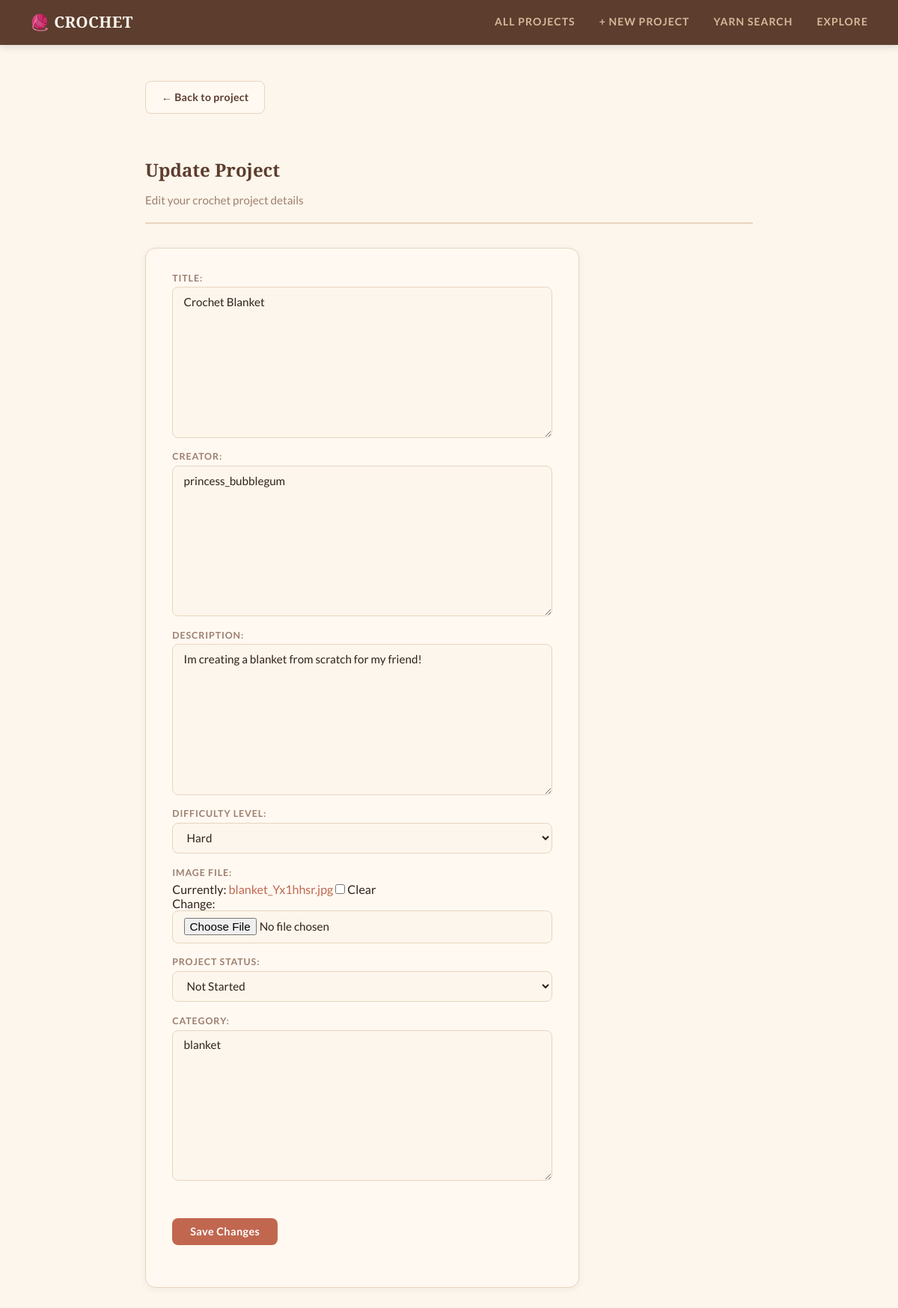
The app's page /crochet/project/1/update/ with its own data.
### crochet/models.py (models this page shows, shortened)
class Project(models.Model):
    title = models.TextField(blank=False)
    creator = models.TextField(blank=False)
    description = models.TextField(blank=False)
    DIFFICULTY_CHOICES = [
        ('easy', 'Easy'),
        ('medium', 'Medium'),
        ('hard', 'Hard'),
    ]
    difficulty_level = models.CharField(max_length=10,choices=DIFFICULTY_CHOICES,default='easy')
    image_file = models.ImageField(blank=True) # so the user can upload an image of their progress
    STATUS_CHOICES = [
    ('not_started', 'Not Started'),
    ('in_progress', 'In Progress'),
    ('completed', 'Completed'),
]
    project_status = models.CharField(max_length=20,choices=STATUS_CHOICES,default='not_started')
    category = models.TextField(blank=True, default='')
    date_created = models.DateTimeField(auto_now=True)
    RATING_CHOICES = [
    (1, '1 Star'),
    (2, '2 Stars'),
    (3, '3 Stars'),
    (4, '4 Stars'),
    (5, '5 Stars'),
    ]
    rating = models.IntegerField(choices=RATING_CHOICES,default=5)

### crochet/views.py (the view, shortened to what this page needs)
# urls.py: path('project/<int:pk>/update/', views.UpdateProjectView.as_view(), name='update-project'),
class UpdateProjectView(UpdateView):
    model = Project
    template_name = 'crochet/update_project.html'
    fields = ['title', 'creator', 'description', 'difficulty_level', 'image_file', 'project_status', 'category']

### crochet/templates/crochet/update_project.html (shortened to what this page needs)
{% extends 'crochet/base.html' %}
{% load static %}
{% block content %}
<a href="{% url 'project-detail' object.pk %}" class="btn btn-secondary">
    ← Back to project
    </a>
    <br><br>
<div class="page-header">
    <h2>Update Project</h2>
    <div class="subtitle">Edit your crochet project details</div>
</div>
<div class="form-card">
    <form method="POST" enctype="multipart/form-data">
        <table>
            {{ form.as_table }}
        </table>
        <div class="action-row" style="margin-top: 1.5rem;">
            <input type="submit" value="Save Changes" class="btn btn-primary">
        </div>
    </form>
</div>
{% endblock %}

### static/styles-for-crochet.css (style rules this page uses)
:root { --cream: #fdf6ec; --warm-white: #fff9f2; --blush: #f2c4a0; --terracotta: #c1674f; --brown: #5c3d2e; --dark-brown: #3b2417; --sage: #7a9e87; --sage-light: #d4e8db; --muted: #9e7f6e; --text: #2e2118; --border: #e8d5c0; --radius: 14px; --radius-sm: 8px; --shadow: 0 4px 20px rgba(92, 61, 46, 0.10); --shadow-sm: 0 2px 8px rgba(92, 61, 46, 0.07); }
*, *::before, *::after { box-sizing: border-box; margin: 0; padding: 0; }
body { background-color: var(--cream); color: var(--text); font-family: 'Lato', sans-serif; font-size: 16px; line-height: 1.7; min-height: 100vh; padding: 0; }
a { color: var(--terracotta); text-decoration: none; transition: color 0.2s; }
h1, h2, h3 { font-family: 'Playfair Display', serif; font-weight: 600; color: var(--brown); line-height: 1.3; }
h2 { font-size: 1.5rem; margin: 2rem 0 0.8rem; }
.page-header { margin-bottom: 2rem; padding-bottom: 1rem; border-bottom: 2px solid var(--border); }
.page-header .subtitle { color: var(--muted); font-size: 0.95rem; margin-top: 0.2rem; }
.action-row { display: flex; flex-wrap: wrap; gap: 0.75rem; align-items: center; margin: 1.5rem 0; }
.action-row a, .action-row .btn { text-decoration: none; }
.btn { display: inline-block; padding: 0.55rem 1.3rem; border-radius: var(--radius-sm); font-size: 0.88rem; font-family: 'Lato', sans-serif; font-weight: 700; cursor: pointer; border: none; transition: opacity 0.15s, transform 0.15s; text-decoration: none; letter-spacing: 0.02em; }
.btn-primary { background: var(--terracotta); color: #fff; }
.btn-secondary { background: var(--warm-white); color: var(--brown); border: 1px solid var(--border); }
.form-card { background: var(--warm-white); border: 1px solid var(--border); border-radius: var(--radius); padding: 2rem 2.2rem; max-width: 580px; box-shadow: var(--shadow-sm); }
.form-card table { width: 100%; border-collapse: collapse; }
.form-card table tr { display: flex; flex-direction: column; margin-bottom: 1.1rem; }
.form-card table th { text-align: left; font-size: 0.78rem; font-weight: 700; text-transform: uppercase; letter-spacing: 0.07em; color: var(--muted); padding-bottom: 0.3rem; font-family: 'Lato', sans-serif; }
.form-card table td { width: 100%; }
.form-card input[type="text"], .form-card input[type="url"], .form-card input[type="file"], .form-card textarea, .form-card select { width: 100%; padding: 0.6rem 0.9rem; border: 1px solid var(--border); border-radius: var(--radius-sm); font-size: 0.95rem; font-family: 'Lato', sans-serif; background: var(--cream); color: var(--text); outline: none; transition: border-color 0.2s, box-shadow 0.2s; }
.form-card textarea { resize: vertical; min-height: 110px; }
.form-card input[type="submit"] { background: var(--terracotta); color: #fff; border: none; padding: 0.6rem 1.5rem; border-radius: var(--radius-sm); font-size: 0.9rem; font-weight: 700; font-family: 'Lato', sans-serif; cursor: pointer; margin-top: 0.5rem; transition: opacity 0.15s, transform 0.15s; letter-spacing: 0.03em; }

### records on screen
Project: title "Crochet Blanket", creator "princess_bubblegum", description "Im creating a blanket from scratch for my friend!", difficulty_level "Hard", project_status "Not Started", category "blanket"
